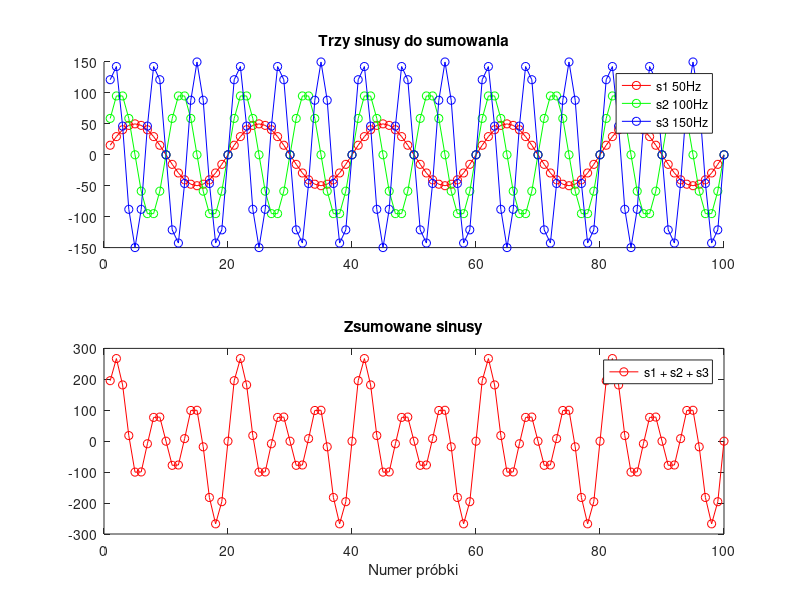
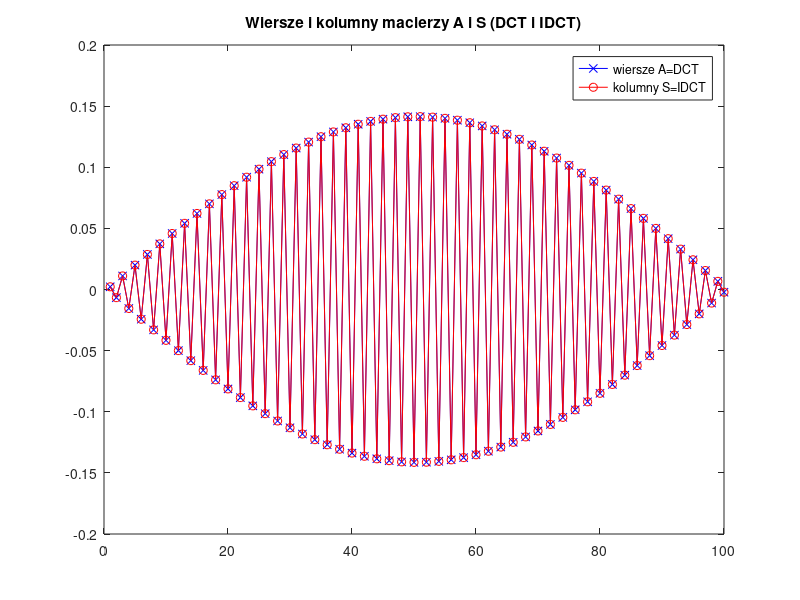
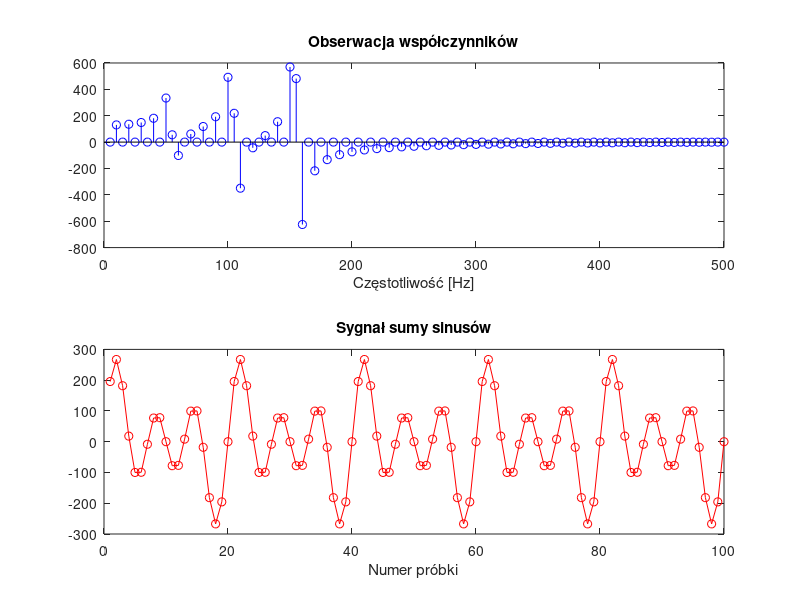
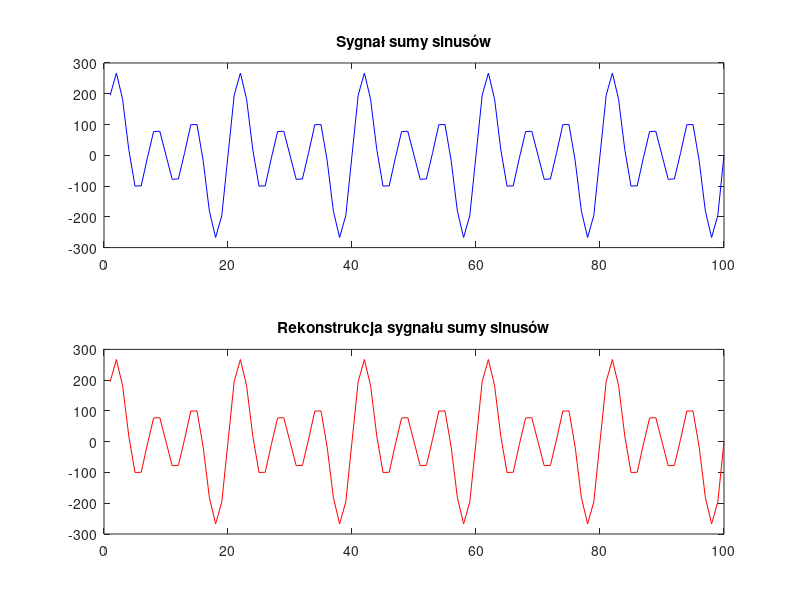

Write MATLAB code to recreate these figures, in order.
clear all; close all;
% Dane
N = 100;    % liczba probek
fs = 1000;  % czestotliwosc probkowania
st = 1/fs;  % krok próbkowania
T = 0.1;    % czas trwania probkowania (100 probek dla 1000Hz = 0.1s)

sample = st:st:T; % przedział czasowy próbkowania

% Czestotliwosci sinusoid 
f1 = 50; 
f2 = 100;
f3 = 150;

% Amplitudy sinusoid 
A1 = 50;
A2 = 100;
A3 = 150;

% Tworzenie sygnału z sumy sinusów 
s1 = @(t) A1 * sin(2*pi*f1*t);
s2 = @(t) A2 * sin(2*pi*f2*t);
s3 = @(t) A3 * sin(2*pi*f3*t);

% Sygnał x z sumy sinusów 
x = s1(sample) + s2(sample) + s3(sample); 

figure(2);
subplot(2,1,1);
hold all;
plot(s1(sample), 'r-o');
plot(s2(sample), 'g-o');
plot(s3(sample), 'b-o');
title('Trzy sinusy do sumowania');
legend('s1 50Hz','s2 100Hz','s3 150Hz');

figure(2);
subplot(2,1,2);
plot(x, 'r-o')
title('Zsumowane sinusy');
legend('s1 + s2 + s3');
xlabel('Numer próbki');

% Budowanie macierzy A=DCT i S=IDCT dla 100 próbek
sk = sqrt(1/N);

for k = 1:N 
    for n = 1:N 
        A(k,n) = sk * cos(pi*(k-1)/N * ((n-1)+0.5));
    end
    sk = sqrt(2/N);
end

S = inv(A);

%Wyświetlanie w pętli wartości wszystkich 
%wierszy macierzy A i kolumn macierzy S
figure(3);
for i=1:100
   plot(A(i,:),'b-x');
   hold on;
   plot(S(:,i),'r-o');
   title('Wiersze i kolumny macierzy A i S (DCT i IDCT)');
   legend('wiersze A=DCT','kolumny S=IDCT');
   fprintf(' %u Wiersz A / Kolumna S %u\n', i);
   pause(0.5)
   hold off;
end

% Analiza sygnału y=Ax
y = A * x';

% Porównaj wartości współczynników niezerowych
% z wartościami amplitud składowych sygnału 
f =(1:N)*fs/(2*N);
figure(4);
subplot(2,1,1);
stem(f, y, 'b');
title('Obserwacja współczynników');
xlabel('Częstotliwość [Hz]');
subplot(2,1,2);
plot(x, 'r-o');
title('Sygnał sumy sinusów');
xlabel('Numer próbki');

% Rekonstrukcja sygnału 
rcnst = S * y;

% Sprawdzenie czy transformata posiada 
% właściwość perfekcyjnej rekonstrukcji
tol = max(max(abs(x'-rcnst)));
fprintf('Rekonstrukcja sygnału z błędem: %u\n', tol)

% Porównanie sygnału z rekonsrtrukcji z rekonstruowanym
figure(5);
hold all;
subplot(2,1,1);
plot(x, 'b');
title('Sygnał sumy sinusów');
subplot(2,1,2);
plot(rcnst, 'r');
title('Rekonstrukcja sygnału sumy sinusów');

%%%%%%%%%%%%%%%%%%%%%%%%%%%%%%%%%%%%%%%%%%%%%%%%%%%%%%%%%%%%%%%

% Zmiana f2 na 105 Hz
f2 = 105;
s2 = @(t) A2 * sin(2*pi*f2*t);
x = s1(sample) + s2(sample) + s3(sample); 

% Analiza sygnału y=Ax
y = A * x'; 

f =(1:N)*fs/(2*N);
figure(6);
subplot(2,1,1);
stem(f, y, 'b');
title('Obserwacja współczynników, f2 + 5Hz');
xlabel('Częstotliwość [Hz]');
subplot(2,1,2);
plot(x, 'r-o');
title('Sygnał sumy sinusów, f2 + 5Hz');
xlabel('Numer próbki');

% Rekonstrukcja sygnału 
rcnst = S * y;

% Sprawdzenie czy transformata posiada 
% właściwość perfekcyjnej rekonstrukcji
tol = max(max(abs(x'-rcnst)));
fprintf('Rekonstrukcja sygnału z błędem: %u\n', tol)

% Porównanie sygnału z rekonsrtrukcji z rekonstruowanym
figure(7);
hold all;
subplot(2,1,1);
plot(x, 'b');
title('Sygnał sumy sinusów');
subplot(2,1,2);
plot(rcnst, 'r-');
title('Rekonstrukcja sygnału sumy sinusów');

%%%%%%%%%%%%%%%%%%%%%%%%%%%%%%%%%%%%%%%%%%%%%%%%%%%%%%%%%%%%%%%

% Zmiana częstotliwości o 2.5 Hz
f1 = 52.5; 
f2 = 102.5;
f3 = 152.5;

% Tworzenie sygnału z sumy sinusów 
s1 = @(t) A1 * sin(2*pi*f1*t);
s2 = @(t) A2 * sin(2*pi*f2*t);
s3 = @(t) A3 * sin(2*pi*f3*t);

% Sygnał x z sumy sinusów 
x = s1(sample) + s2(sample) + s3(sample); 

% Analiza sygnału y=Ax
y = A * x'; 

f =(1:N)*fs/(2*N);
figure(8);
subplot(2,1,1);
stem(f, y, 'b');
title('Obserwacja współczynników, f1, f2, f3 + 2.5 Hz');
xlabel('Częstotliwość [Hz]');
subplot(2,1,2);
plot(x, 'r-o');
title('Sygnał sumy sinusów, f1, f2, f3 + 2.5 Hz');
xlabel('Numer próbki');

% Rekonstrukcja sygnału 
rcnst = S * y;

% Sprawdzenie czy transformata posiada 
% właściwość perfekcyjnej rekonstrukcji
tol = max(max(abs(x'-rcnst)));
fprintf('Rekonstrukcja sygnału z błędem: %u\n', tol)

% Porównanie sygnału z rekonsrtrukcji z rekonstruowanym
figure(9);
hold all;
subplot(2,1,1);
plot(x, 'b');
title('Sygnał sumy sinusów');
subplot(2,1,2);
plot(rcnst, 'r');
title('Rekonstrukcja sygnału sumy sinusów');